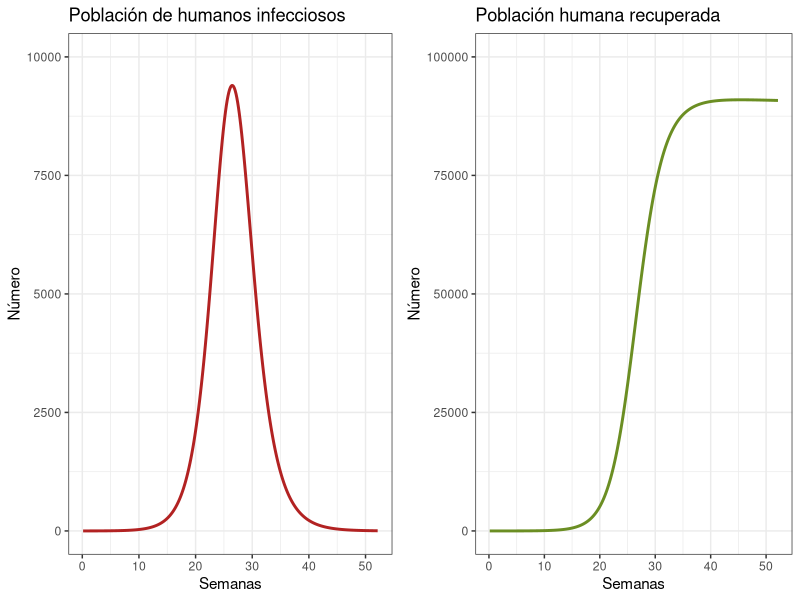
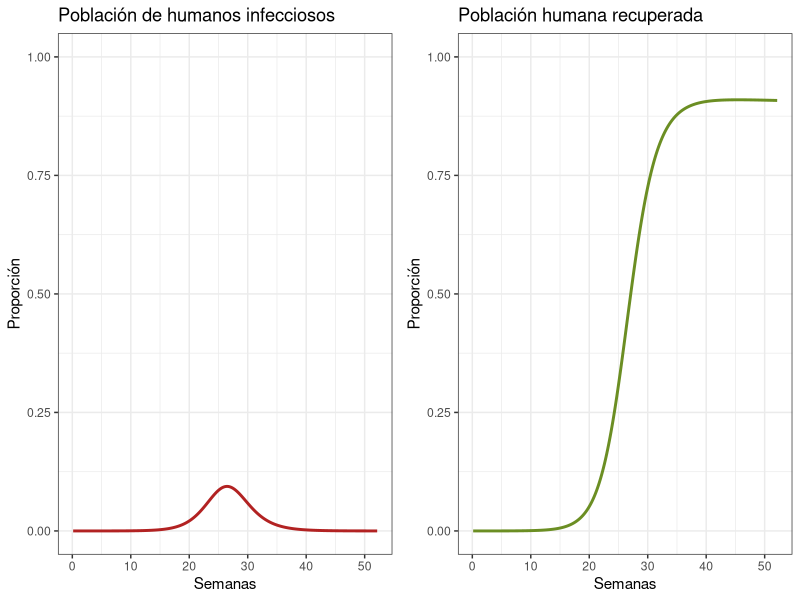
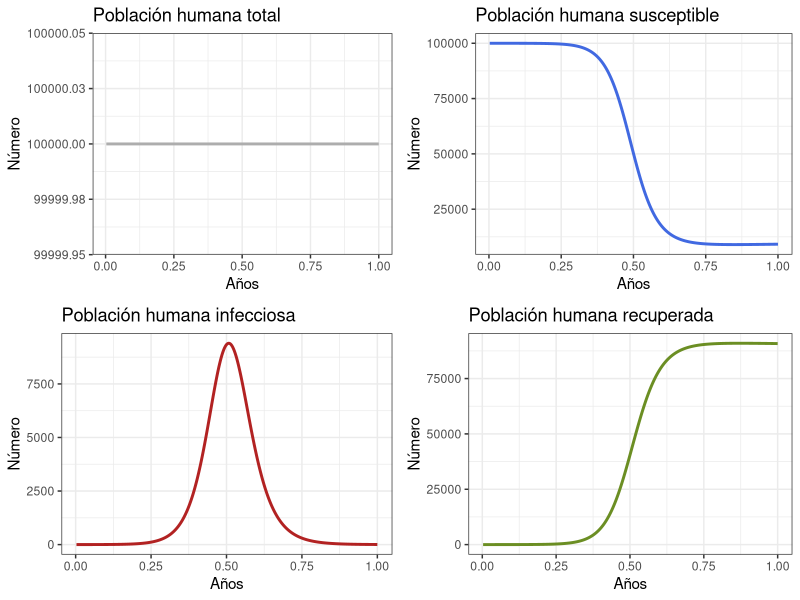
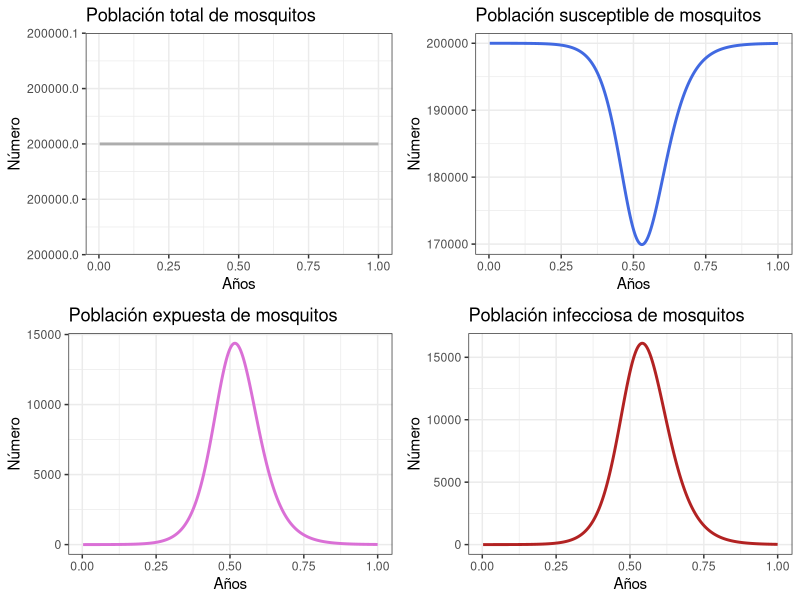
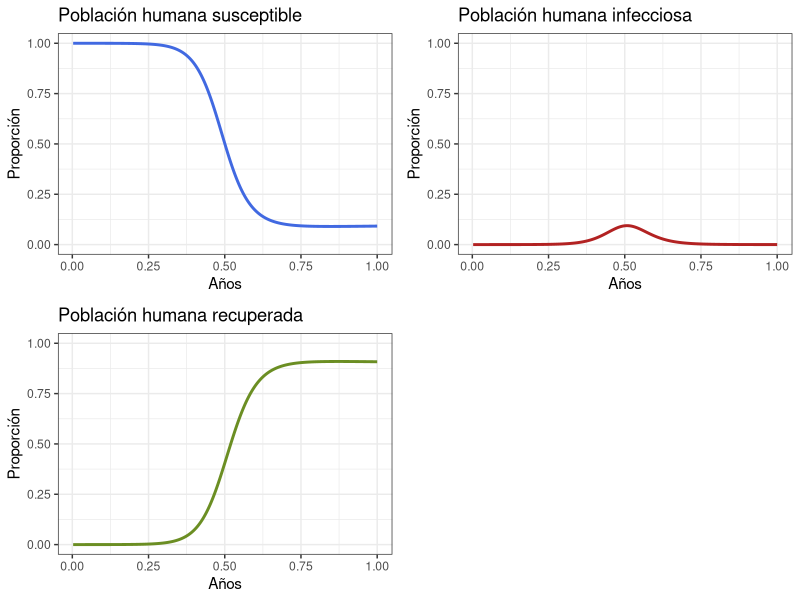

These charts were generated, in order, by the following R code:
## ---- chunk 1
#Versión última modificación 21/10/2022
full_version <- TRUE
## ---- chunk 2
library(deSolve)

library(tidyverse)

library(cowplot)
## ---- chunk 3

Lv       <-   10     # Esperanza de vida de los mosquitos (en días)
Lh       <-   50*365 # Esperanza de vida de los humanos (en días)
PIh      <-   7      # Periodo infeccioso en humanos (en días)
PIv      <-   6      # Periodo infeccioso en vectores (en días)
PEI      <-   8.4    # Período extrínseco de incubación en mosquitos adultos (en días)
muv      <-   1/Lv   # Tasa per cápita de mortalidad de la población de mosquitos (1/Lv)
muh      <-   1/Lh   # Tasa per cápita de mortalidad de la población de humanos (1/Lh)
alphav   <-   muv    # Tasa per cápita de natalidad de la población de mosquitos. Por ahora asumiremos que es la misma de tasa de mortalidad.
alphah   <-   muh    # Tasa per cápita de natalidad de la población de humanos.  Por ahora asumiremos que es la misma de tasa de mortalidad
gamma    <-   1/PIh  # Tasa de recuperación en humanos (1/PIh)
delta    <-   1/PEI  # Tasa extrínseca de incubación (1/PEI)
Nh       <-   100000 # Número de humanos. Para este ejercicio proponemos 100.000 humanos. Puede cambiarlos si desea de acuerdo a su contexto.
m        <-   2      # Densidad de mosquitos hembra por humano
Nv       <-   m*Nh   # Número de mosquitos (m * Nh)
R0       <-   3      # Número reproductivo básico
ph       <-   0.7    # Probabilidad de transmisión de un mosquito infeccioso a un humano susceptible después de una picadura.
pv       <-   0.7    # Probabilidad de transmisión de un humano infeccioso a un mosquito susceptible después de una picadura.
b        <-        sqrt((R0 * muv*(muv+delta) * (muh+gamma)) /
                   (m * ph * pv * delta)) # Tasa de picadura
betah    <-  ph*b    # Coeficiente de transmisión de un mosquito infeccioso a un humano susceptible después de una picadura (ph*b)
betav    <-  pv*b    # Coeficiente de transmisión de un humano infeccioso a un mosquito susceptible después de una picadura (pv*b)
TIME     <-  1       # Número de años que se va a simular. Para este ejercicio iniciaremos con el primer año de la epidemia.

## ---- chunk 4

# Modelo determinístico simple (fun)
modelo_zika <- function(tiempo, variable_estado, parametros) {

  with(as.list(c(variable_estado, parametros))
, # entorno local para evaluar derivados
       {
         # Humanos
         dSh   <-  alphah * Nh - betah * (Iv/Nh) * Sh - muh * Sh
         dIh   <-  betah * (Iv/Nh) * Sh  - (gamma + muh) * Ih
         dRh   <-  gamma * Ih  - muh * Rh

         # Vectores
         dSv   <-  alphav * Nv - betav * (Ih/Nh) * Sv - muv * Sv
         dEv   <-  betav * (Ih/Nh) * Sv - (delta + muv)* Ev
         dIv   <-  delta * Ev - muv * Iv

         dx    <- c(dSh, dIh, dRh, dSv, dEv, dIv)
        list(c(dSh, dIh, dRh, dSv, dEv, dIv))
       }
  )
}
## ---- chunk 5
# Secuencia temporal (times)
tiempo <- seq(1, 365 * TIME , by = 1)
# Los parámetros (parms)
params <- c(
  muv      = muv,
  muh      = muh,
  alphav   = alphav,
  alphah   = alphah,
  gamma    = gamma,
  delta    = delta,
  betav    = betav,
  betah    = betah,
  Nh       = Nh,
  Nv       = Nv
)
## ---- chunk 6
# Condiciones iniciales del sistema (y)
inicio <- c(Sh = Nh ,      # Número inicial de Sh en el tiempo 0
           Ih = 0,        # Número inicial de Ih en el tiempo 0
           Rh = 0,        # Número inicial de Rh en el tiempo 0
           Sv = Nv,     # Número inicial de Sv en el tiempo 0
           Ev = 0,        # Número inicial de Ev en el tiempo 0
           Iv = 0)        # Número inicial de Iv en el tiempo 0

## ---- chunk 7
# Resuelva las ecuaciones
salida <- ode(y      = inicio,     # Condiciones iniciales
             times  = tiempo,      # Tiempo
             fun    = modelo_zika, # Modelo
             parms  = params    # Parámetros
) %>%
  as.data.frame() # Convertir a data frame
## ---- chunk 8
# Condiciones iniciales del sistema (y)

inicio <- c(Sh = Nh ,      # Número inicial de Sh en el tiempo 0
            Ih = 0,        # Número inicial de Ih en el tiempo 0
            Rh = 0,        # Número inicial de Rh en el tiempo 0
            Sv = Nv-1,     # Número inicial de Sv en el tiempo 0
            Ev = 0,        # Número inicial de Ev en el tiempo 0
            Iv = 1)        # Número inicial de Iv en el tiempo 0
## ---- chunk 9
# Resuelva las ecuaciones
salida <- ode(y      = inicio,     # Condiciones iniciales
             times  = tiempo,      # Tiempo
             fun    = modelo_zika, # Modelo
             parms  = params    # Parámetros
) %>%
  as.data.frame() # Convertir a data frame
## ---- chunk 10
# Cree las opciones de tiempo para años y semanas
salida$años <- salida$time/365
salida$semanas <- salida$time/7
## ---- chunk 11
# Revise la primera epidemia
p1e <- ggplot(data = salida, aes(y = Ih, x = semanas)) +
  geom_line(color = 'firebrick', linewidth = 1) +
  ggtitle('Población de humanos infecciosos') +
  theme_bw() + ylab('Número') + xlab('Semanas') +
 coord_cartesian(ylim = c(0,10000)) #creamos gráfico de población humana infecciosa
p2e <- ggplot(data = salida, aes(y = Rh, x = semanas)) +
  geom_line(color = 'olivedrab', linewidth = 1) +
  ggtitle('Población humana recuperada') +
  theme_bw() + ylab('Número') + xlab('Semanas') +
 coord_cartesian(ylim = c(0,100000))  #creamos gráfico de población humana recuperada


plot_grid(p1e, p2e) #creamos gráfico comparativo de la gráfica de población humana infecciosa y población humana recuperada
## ---- chunk 12
# Revise la primera epidemia con proporciones
p1p <- ggplot(data = salida, aes(y = Ih/(Sh+Ih+Rh), x = semanas)) +
  geom_line(color = 'firebrick', linewidth = 1) +
  ggtitle('Población de humanos infecciosos') +
  theme_bw() + ylab('Proporción') + xlab('Semanas') +
 coord_cartesian(ylim = c(0,1)) #creamos gráfico de población humana infecciosa
p2p <- ggplot(data = salida, aes(y = Rh/(Sh+Ih+Rh), x = semanas)) +
  geom_line(color = 'olivedrab', linewidth = 1) +
  ggtitle('Población humana recuperada') +
  theme_bw() + ylab('Proporción') + xlab('Semanas') +
 coord_cartesian(ylim = c(0,1))  #creamos gráfico de población humana recuperada


plot_grid(p1p, p2p) #creamos gráfico comparativo de la gráfica de población humana infecciosa y población humana recuperada
## ---- chunk 13
# # Revise el comportamiento general del modelo para 100 años
p1h <- ggplot(data = salida, aes(y = (Rh + Ih + Sh), x = años)) +
  geom_line(color = 'grey68', linewidth = 1) +
  ggtitle('Población humana total') +
  theme_bw() + ylab('Número') + xlab('Años')
p2h <- ggplot(data = salida, aes(y = Sh, x = años)) +
  geom_line(color = 'royalblue', linewidth = 1) +
  ggtitle('Población humana susceptible') +
  theme_bw() + ylab('Número') + xlab('Años')
p3h <- ggplot(data = salida, aes(y = Ih, x = años)) +
  geom_line(color = 'firebrick', linewidth = 1) +
  ggtitle('Población humana infecciosa') +
  theme_bw() + ylab('Número') + xlab('Años')
p4h <- ggplot(data = salida, aes(y = Rh, x = años)) +
  geom_line(color = 'olivedrab', linewidth = 1) +
  ggtitle('Población humana recuperada') +
  theme_bw() + ylab('Número') + xlab('Años')
plot_grid(p1h, p2h, p3h, p4h, ncol = 2)
## ---- chunk 14
# Revise el comportamiento general del modelo
p1v <- ggplot(data = salida, aes(y = (Sv + Ev + Iv), x = años)) +
  geom_line(color = 'grey68', linewidth = 1) +
  ggtitle('Población total de mosquitos') +
  theme_bw() + ylab('Número') + xlab('Años')
p2v <- ggplot(data = salida, aes(y = Sv, x = años)) +
  geom_line(color = 'royalblue', linewidth = 1) +
  ggtitle('Población susceptible de mosquitos') +
  theme_bw() + ylab('Número') + xlab('Años')
p3v <- ggplot(data = salida, aes(y = Ev, x = años)) +
  geom_line(color = 'orchid', linewidth = 1) +
  ggtitle('Población expuesta de mosquitos') +
  theme_bw() + ylab('Número') + xlab('Años')
p4v <- ggplot(data = salida, aes(y = Iv, x = años)) +
  geom_line(color = 'firebrick', linewidth = 1) +
  ggtitle('Población infecciosa de mosquitos') +
  theme_bw() + ylab('Número') + xlab('Años')
plot_grid(p1v, p2v, p3v, p4v, ncol = 2)

## ---- chunk 15
p1 <- ggplot(data = salida, aes(y = Sh/(Sh+Ih+Rh), x = años)) +
  geom_line(color = 'royalblue', linewidth = 1) +
  ggtitle('Población humana susceptible') +
  theme_bw() + ylab('Proporción') + xlab('Años') +
  coord_cartesian(ylim = c(0,1))
p2 <- ggplot(data = salida, aes(y = Ih/(Sh+Ih+Rh), x = años)) +
  geom_line(color = 'firebrick', linewidth = 1) +
  ggtitle('Población humana infecciosa') +
  theme_bw() + ylab('Proporción') + xlab('Años') +
  coord_cartesian(ylim = c(0,1))
p3 <- ggplot(data = salida, aes(y = Rh/(Sh+Ih+Rh), x = años)) +
  geom_line(color = 'olivedrab', linewidth = 1) +
  ggtitle('Población humana recuperada') +
  theme_bw() + ylab('Proporción') + xlab('Años') +
  coord_cartesian(ylim = c(0,1))
plot_grid(p1, p2, p3, ncol = 2)
